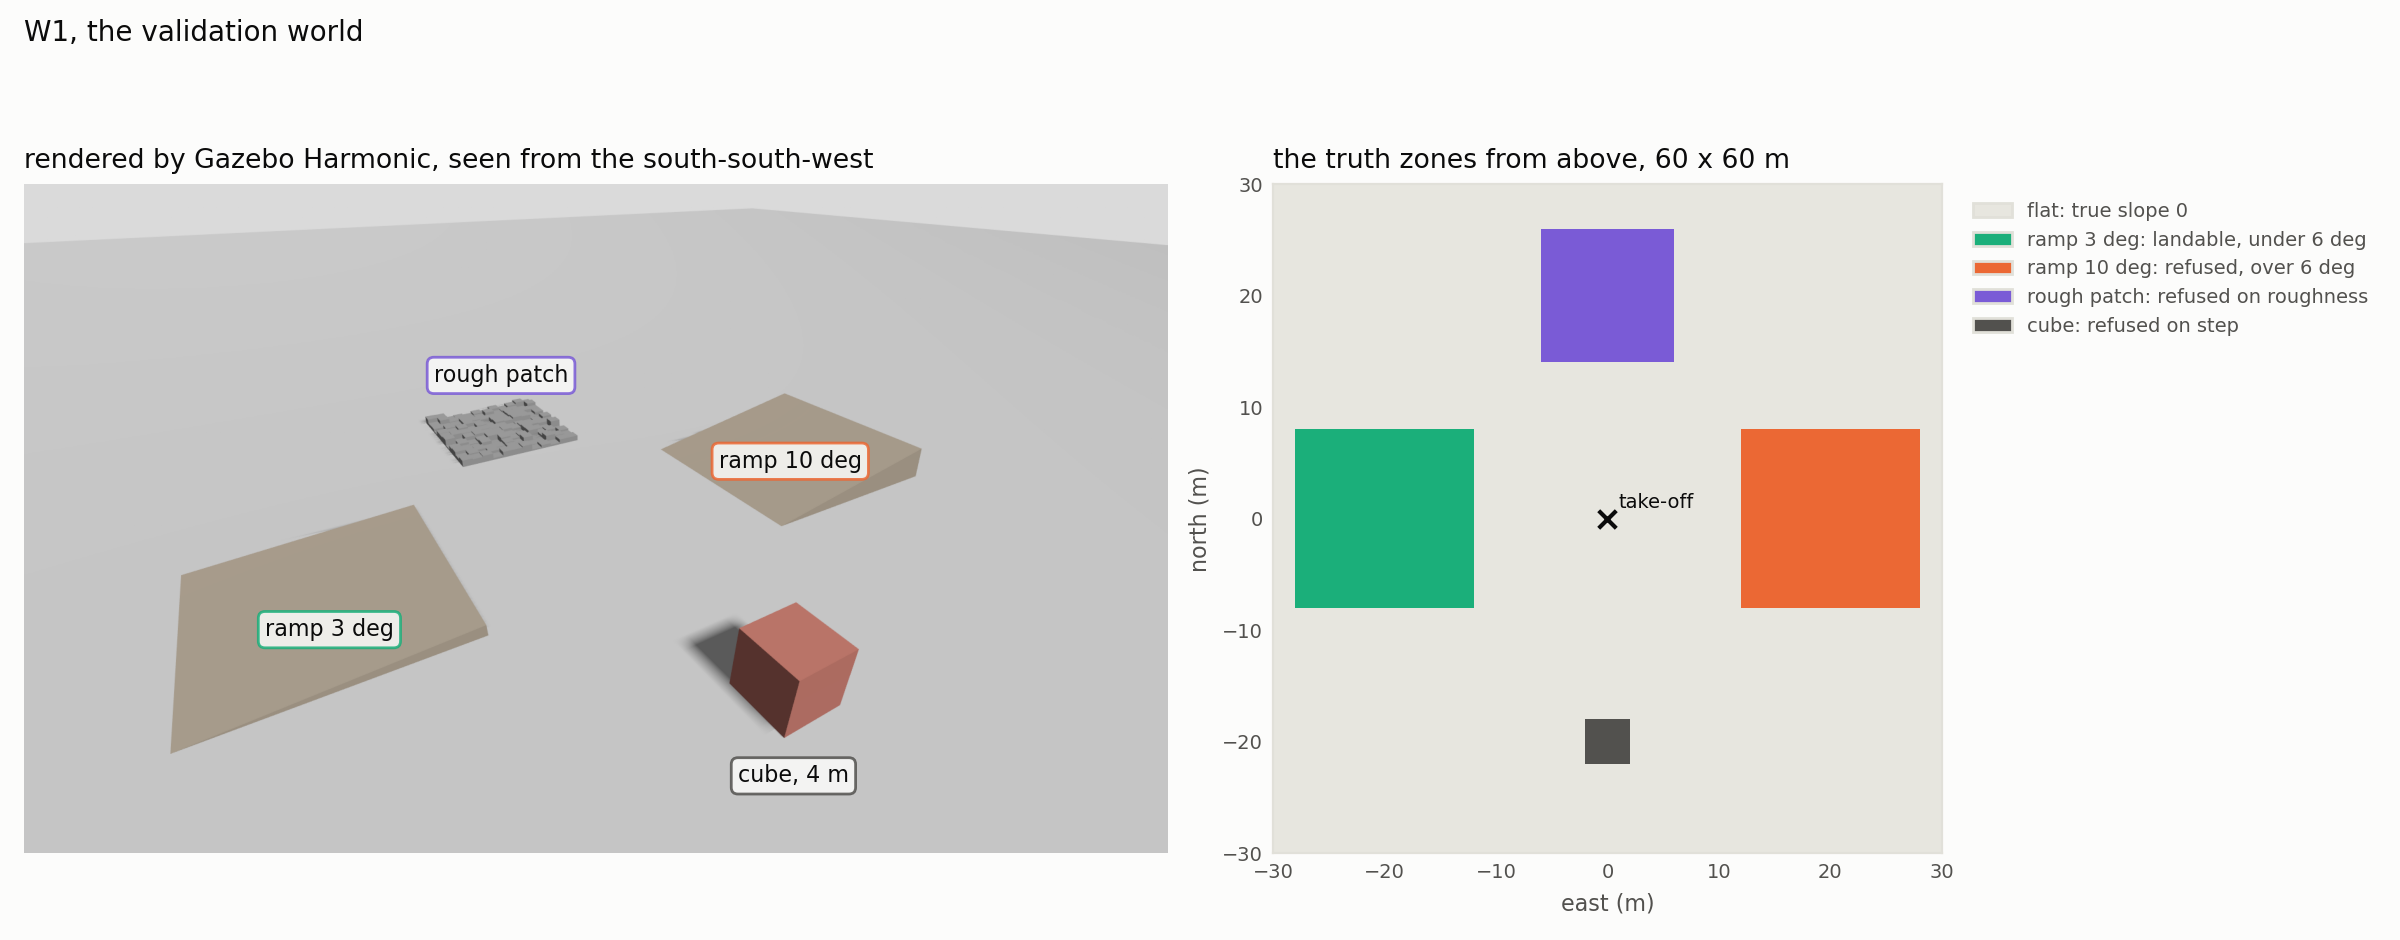

Write Python code to recreate this figure.
#!/usr/bin/env python3
"""
Spec F3: the validation world W1, the Gazebo render next to its truth
map, the zones named.

Left: W1 rendered by Gazebo Harmonic itself (f3_gazebo_w1.png, saved
by f3_capture/capture.sh through the GUI's Screenshot service, camera
fixed in f3_capture/gui.config: from the south-south-west, 32 deg
above the horizon). The zone names on it are placed at pixel positions
read on that render; they hold for that camera pose only, so a new
pose means new positions. Right: the truth zones seen from above
(worlds/validation_truth.npz, rasterised from the world's own
geometry, S2), with the geometry each one tests: flat ground, a ramp
under the 6 deg threshold, one over it, a rough patch, a cube.

Choice: a real render rather than the 3D plot of the truth drawn here
until 27 Oct, as the spec asks for one; the truth map stays on the
right because it is what every measure is compared against.

    bash f3_capture/capture.sh      # once, Gazebo, nothing else running
    python3 f3_validation_world.py
"""

from pathlib import Path

import matplotlib
matplotlib.use('Agg')
import matplotlib.image as mpimg  # noqa: E402
import matplotlib.pyplot as plt  # noqa: E402
from matplotlib.colors import ListedColormap  # noqa: E402
import numpy as np  # noqa: E402

HERE = Path(__file__).resolve().parent
ROOT = HERE.parents[1]
TRUTH = ROOT / 'worlds' / 'validation_truth.npz'
RENDER = HERE / 'f3_gazebo_w1.png'
OUT = HERE / 'f3_validation_world.png'

SURFACE, INK, INK2, MUTED, GRID = ('#fcfcfb', '#0b0b0b', '#52514e',
                                   '#898781', '#e1e0d9')
ZONE_COLOURS = {'flat': '#e7e6df', 'ramp_ok': '#1baf7a',
                'ramp_bad': '#eb6834', 'rough': '#7a5bd6',
                'obstacle': '#52514e'}
LABEL = {'flat': 'flat: true slope 0',
         'ramp_ok': 'ramp 3 deg: landable, under 6 deg',
         'ramp_bad': 'ramp 10 deg: refused, over 6 deg',
         'rough': 'rough patch: refused on roughness',
         'obstacle': 'cube: refused on step'}
# Pixel positions of each zone on the render of gui.config's camera
# (image 1799 x 1052, y down), and the short name written there.
ON_RENDER = {'ramp_ok': ((480, 700), 'ramp 3 deg'),
             'ramp_bad': ((1205, 435), 'ramp 10 deg'),
             'rough': ((750, 300), 'rough patch'),
             'obstacle': ((1210, 930), 'cube, 4 m')}


def main():
    if not RENDER.exists():
        raise SystemExit(f'{RENDER.name} missing: run f3_capture/capture.sh')
    t = np.load(TRUTH)
    names = [str(n) for n in t['zone_names']]
    zone = t['zone'].T                    # rows north, columns east
    c = t['centres']

    plt.rcParams.update({'font.family': 'sans-serif', 'font.size': 8,
                         'axes.edgecolor': GRID, 'axes.labelcolor': INK2,
                         'xtick.color': MUTED, 'ytick.color': MUTED,
                         'xtick.labelcolor': INK2, 'ytick.labelcolor': INK2,
                         'figure.facecolor': SURFACE,
                         'axes.facecolor': SURFACE,
                         'savefig.facecolor': SURFACE,
                         'legend.frameon': False})
    fig, (ax3, ax) = plt.subplots(1, 2, figsize=(12.0, 4.7),
                                  gridspec_kw={'width_ratios': [1.71, 1.0]})
    img = mpimg.imread(RENDER)
    ax3.imshow(img)
    for key, ((x, y), text) in ON_RENDER.items():
        ax3.text(x, y, text, ha='center', va='center', fontsize=8,
                 color=INK, bbox={'facecolor': SURFACE, 'alpha': 0.85,
                                  'edgecolor': ZONE_COLOURS[key],
                                  'boxstyle': 'round,pad=0.3'})
    ax3.set_axis_off()
    ax3.set_title('rendered by Gazebo Harmonic, seen from the '
                  'south-south-west', loc='left', color=INK)

    res = float(t['resolution'])
    extent = (c[0] - res / 2, c[-1] + res / 2, c[0] - res / 2,
              c[-1] + res / 2)
    cmap = ListedColormap([ZONE_COLOURS[n] for n in names])
    ax.imshow(zone, origin='lower', extent=extent, cmap=cmap, vmin=-0.5,
              vmax=len(names) - 0.5, interpolation='nearest')
    ax.scatter([0], [0], marker='x', s=40, color=INK, zorder=3)
    ax.text(1.0, 1.0, 'take-off', fontsize=7, color=INK)
    ax.set_aspect('equal')
    ax.set_xlabel('east (m)')
    ax.set_ylabel('north (m)')
    ax.tick_params(length=0, labelsize=7)
    handles = [plt.Rectangle((0, 0), 1, 1, facecolor=ZONE_COLOURS[n],
                             edgecolor=GRID) for n in names]
    ax.legend(handles, [LABEL.get(n, n) for n in names], loc='upper left',
              bbox_to_anchor=(1.02, 1.0), fontsize=7, labelcolor=INK2)
    ax.set_title('the truth zones from above, 60 x 60 m', loc='left',
                 color=INK)
    fig.suptitle('W1, the validation world', x=0.01, ha='left', color=INK,
                 fontsize=10)
    fig.tight_layout(rect=(0, 0, 1, 0.94))
    fig.savefig(OUT, dpi=200)
    print(OUT)


if __name__ == '__main__':
    main()
